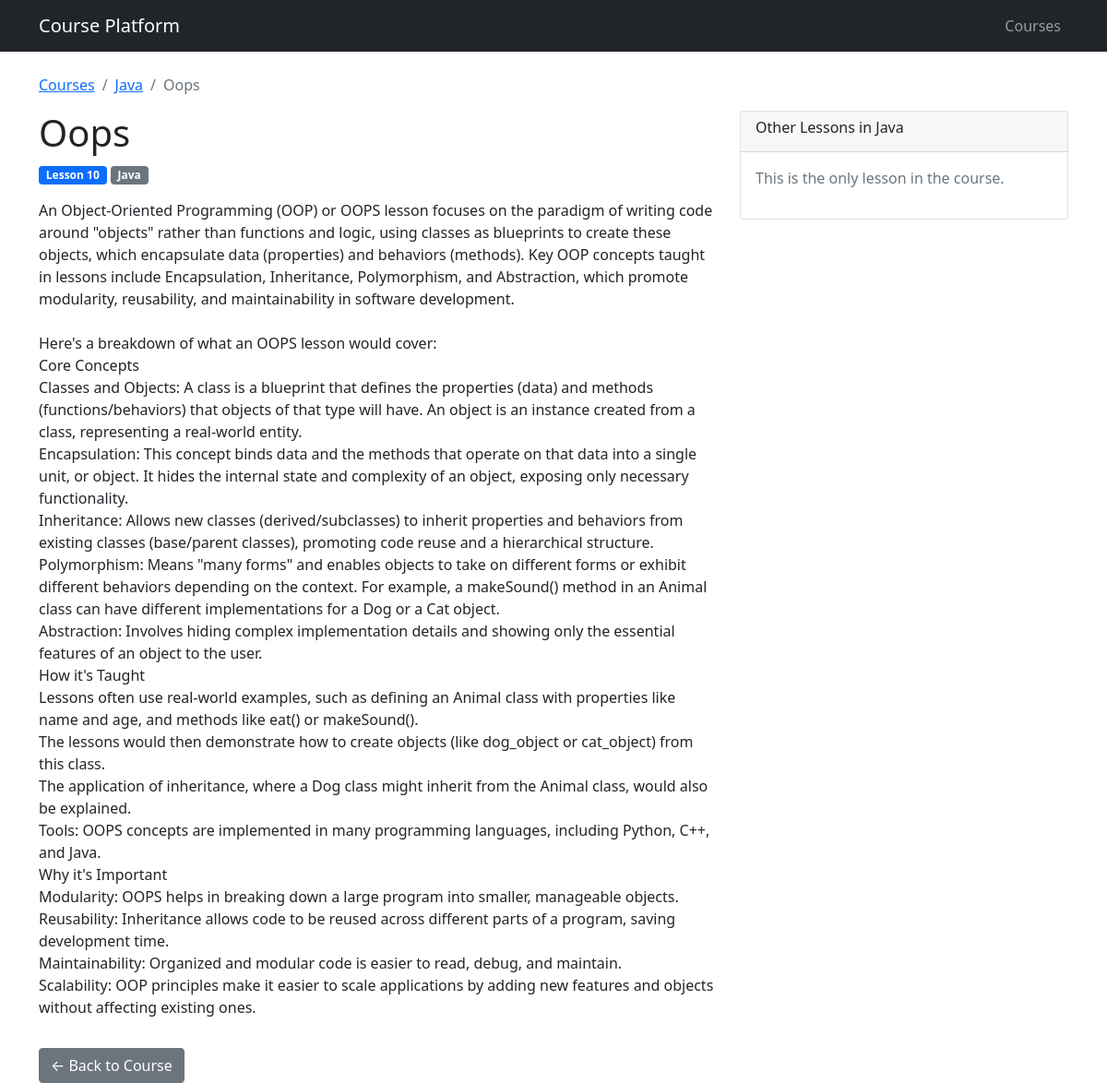
/courses/lesson/1/, run on the app's committed database.
### courses/models.py (models this page shows, shortened)
class Course(models.Model):
    title = models.CharField(max_length=200)
    description = models.TextField()
    created_at = models.DateTimeField(auto_now_add=True)
    updated_at = models.DateTimeField(auto_now=True)
    class Meta:
        ordering = ['title']

class Lesson(models.Model):
    title = models.CharField(max_length=200)
    content = models.TextField()
    course = models.ForeignKey(Course, on_delete=models.CASCADE, related_name='lessons')
    order = models.PositiveIntegerField(default=1)
    created_at = models.DateTimeField(auto_now_add=True)
    updated_at = models.DateTimeField(auto_now=True)
    class Meta:
        ordering = ['course', 'order']
        unique_together = ['course', 'order']

### courses/views.py (the view)
# urls.py: path('lesson/<int:pk>/', views.lesson_detail, name='lesson_detail'),
def lesson_detail(request, pk):
    lesson = get_object_or_404(Lesson, pk=pk)
    course = lesson.course
    other_lessons = course.lessons.exclude(pk=pk)
    context = {
        'lesson': lesson,
        'course': course,
        'other_lessons': other_lessons,
    }
    return render(request, 'courses/lesson_detail.html', context)

### templates/courses/lesson_detail.html (shortened to what this page needs)
{% extends 'base.html' %}
{% block content %}
<nav aria-label="breadcrumb">
    <ol class="breadcrumb">
        <li class="breadcrumb-item"><a href="{% url 'courses:course_list' %}">Courses</a></li>
        <li class="breadcrumb-item"><a href="{% url 'courses:course_detail' course.pk %}">{{ course.title }}</a></li>
        <li class="breadcrumb-item active">{{ lesson.title }}</li>
    </ol>
</nav>
<div class="row">
    <div class="col-lg-8">
        <h1>{{ lesson.title }}</h1>
        <div class="mb-3">
            <span class="badge bg-primary">Lesson {{ lesson.order }}</span>
            <span class="badge bg-secondary">{{ course.title }}</span>
        </div>
        <div class="lesson-content">
            {{ lesson.content|linebreaks }}
        </div>
    </div>
    <div class="col-lg-4">
        <div class="card">
            <div class="card-header">
                <h6>Other Lessons in {{ course.title }}</h6>
            </div>
            <div class="card-body">
                {% if other_lessons %}
                <ul class="list-unstyled">
                    {% for other_lesson in other_lessons %}
                    <li class="mb-2">
                        <a href="{% url 'courses:lesson_detail' other_lesson.pk %}" class="text-decoration-none">
                            {{ other_lesson.order }}. {{ other_lesson.title }}
                        </a>
                    </li>
                    {% endfor %}
                </ul>
                {% else %}
                <p class="text-muted">This is the only lesson in the course.</p>
                {% endif %}
            </div>
        </div>
    </div>
</div>
<div class="mt-3">
    <a href="{% url 'courses:course_detail' course.pk %}" class="btn btn-secondary">← Back to Course</a>
</div>
{% endblock %}

### data on the page
Course: title "Java"
Lesson: title "Oops", order "10", content "An Object-Oriented Programming (OOP) or OOPS lesson focuses on the paradigm of writing code around \"objects\" rather than functions and logic, using classes as blueprints to create these objects, which encapsulate data (properties) and behaviors (methods). Key OOP concepts taught in lessons include Encapsulation, Inheritance, Polymorphism, and Abstraction, which promote modularity, reusability, and maintainability in software development. Here's a breakdown of what an OOPS lesson would cover: Core Concepts Classes and Objects: A class is a blueprint that defines the properties (data) and methods (functions/behaviors) that objects of that type will have. An object is an instance created from…"
